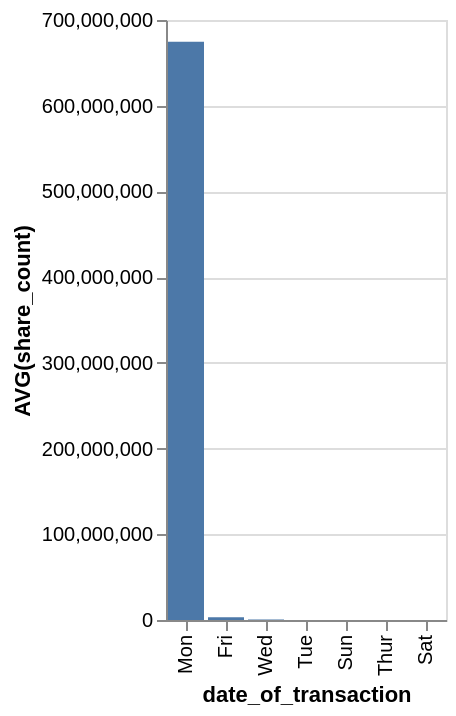

Source (Vega-Lite JSON):
### Vega-Lite specification from a JSON file in a GitHub repository (floating-point values rounded to 4 significant figures)
{"data": {"values": [{"x_data": "Mon", "y_data": 674529892}, {"x_data": "Fri", "y_data": 3119000.0}, {"x_data": "Wed", "y_data": 554600.0}, {"x_data": "Tue", "y_data": 32180.0}, {"x_data": "Sun", "y_data": 24430.0}, {"x_data": "Thur", "y_data": 0}, {"x_data": "Sat", "y_data": 0}]}, "mark": "bar", "encoding": {"x": {"field": "x_data", "type": "nominal", "title": "date_of_transaction", "sort": {"op": "sum", "field": "y_data", "order": "descending"}}, "y": {"field": "y_data", "type": "quantitative", "title": "AVG(share_count)"}}}
